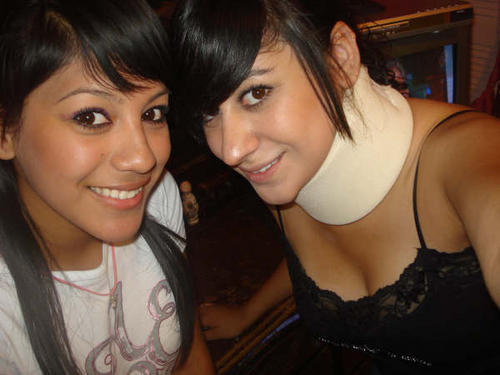
//> input picture images/girls.JPEG, 500 x 375 px
$ ./main   (built with g++ and OpenCV 4)
//> lines starting //> are read from the running program, lines starting //| are printed output that depends on the picture
#include<opencv2/opencv.hpp>
#include <iostream>
using namespace std;
using namespace cv;

/************************************************************************/
/* 图像混合                操作
*
2019年7月28日20:48:35/
/************************************************************************/
int main()
{
	Mat src1, src2, dst;
	src1 = imread("../images/girls.jpeg");
//> src1 is the input picture: 375 rows x 500 cols, CV_8UC3; mean B, G, R 55.8, 71.7, 96.2
	if (src1.empty())
	{
		cout << "can not load girls" << endl;
		return -1;
	}
	src2 = imread("../images/fish.jpeg");
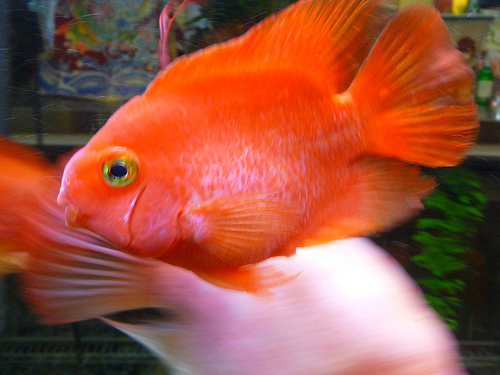
//> input picture images/fish.JPEG, 500 x 375 px
//> src2 is the input picture: 375 rows x 500 cols, CV_8UC3; mean B, G, R 64.7, 84.8, 158.3
	if (src2.empty())
	{
		cout << "can not load fish" << endl;
		return -1;
	}
	// 显示图像
	imshow("girls", src1);
	imshow("fish", src2);


	double alpha = 0.2;
	//只有大小和类型都相同才能进行混合
	if (src1.rows==src2.rows && src1.cols==src2.cols && src1.type() == src2.type())
	{
		addWeighted(src1, alpha, src2, 1.0 - alpha, 0, dst);
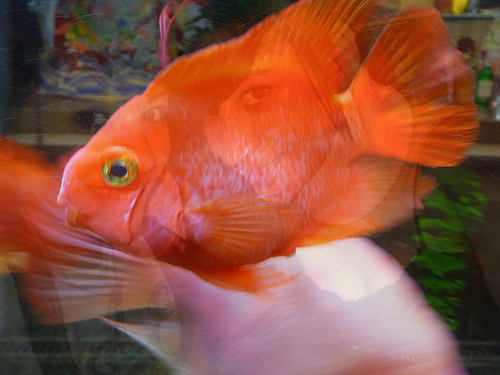
//> dst: 375 rows x 500 cols, CV_8UC3; mean B, G, R 62.9, 82.2, 145.9
		namedWindow("out", WINDOW_AUTOSIZE);
		imshow("out", dst);

		waitKey(0);
	}
	else
	{
		cout << "两张图片的大小不一致啊！" << endl;
		return -1;
	}

	return 0;
}
